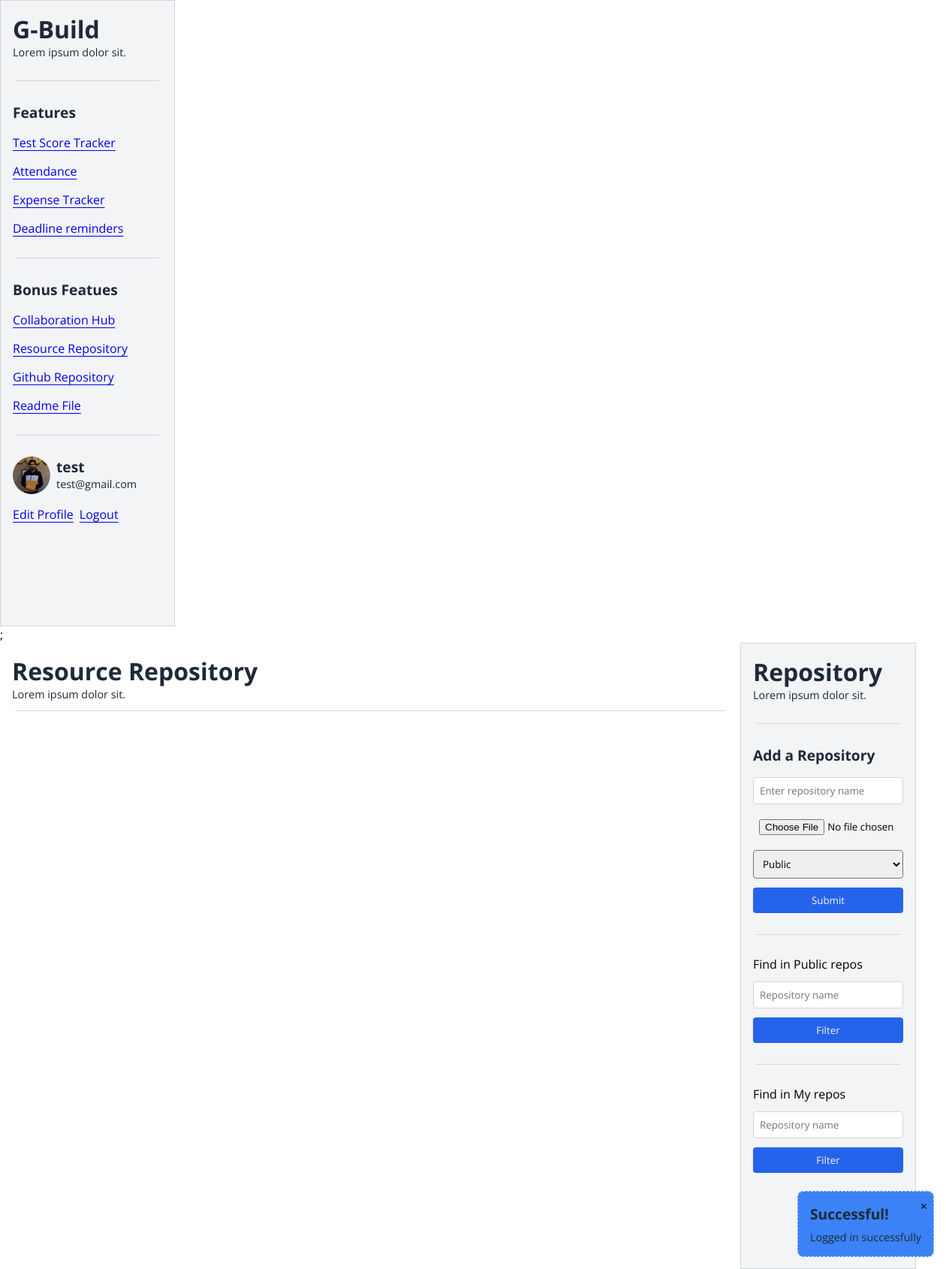
/index.php?page=Resource-repository (signed in), run on an earlier commit of the app's database.
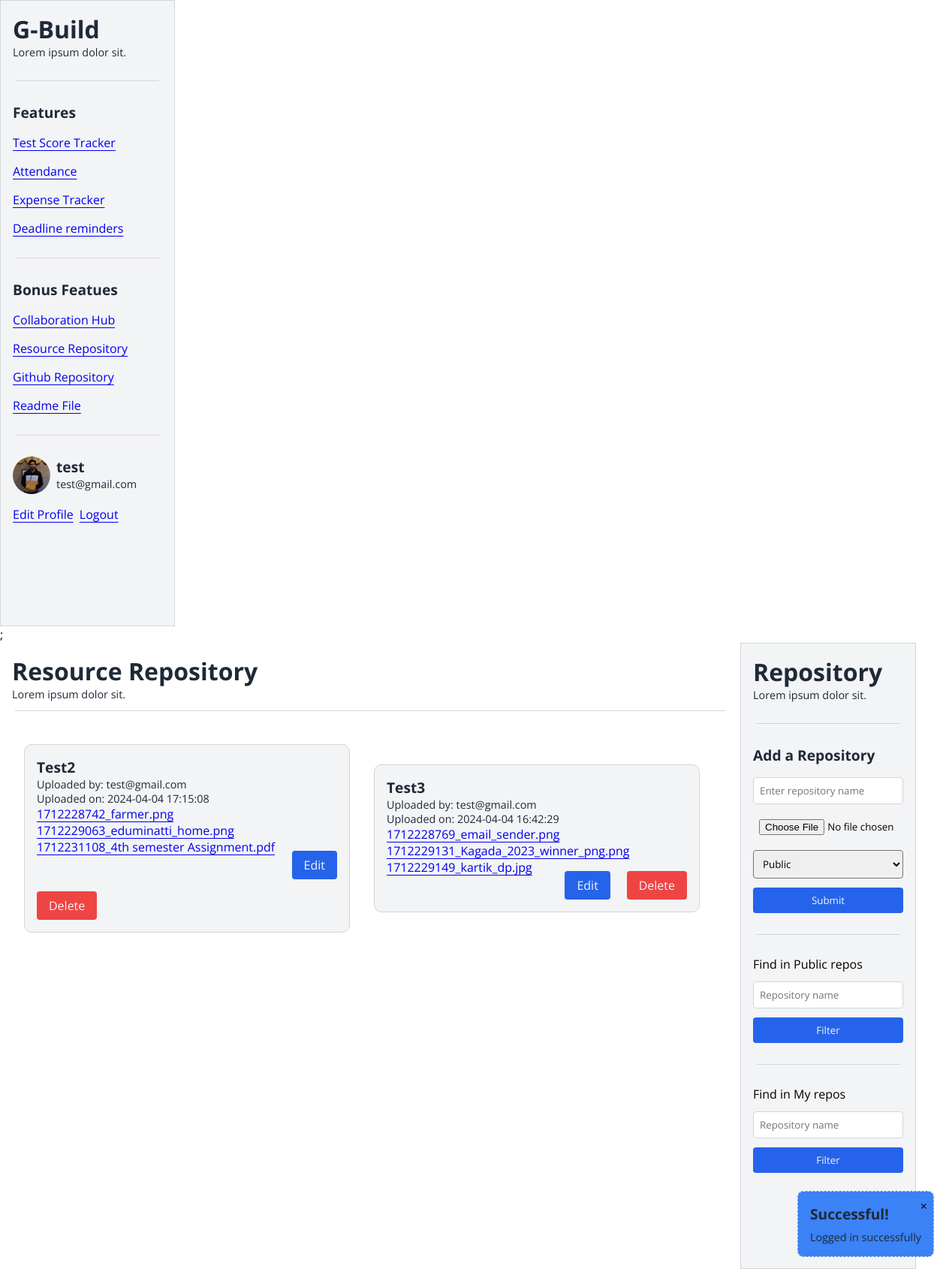
And on a later commit of the database.
### tables this page shows
CREATE TABLE `repositories` (
  `email` varchar(256) DEFAULT NULL,
  `usn` varchar(256) DEFAULT NULL,
  `repo_name` varchar(256) DEFAULT NULL,
  `visibility` varchar(256) DEFAULT NULL,
  `file_path` text DEFAULT NULL,
  `updated_at` datetime DEFAULT current_timestamp() ON UPDATE current_timestamp(),
  `id` int(11) NOT NULL
);

### php/functions.php (called while the page is built, shortened)
<?php
$conn = mysqli_connect(server, host, password, db_name);
function getRepositories($email, $usn)
{
    global $conn;
    $stmt = $conn->prepare("SELECT * FROM repositories WHERE email = ? AND usn = ?");
    $stmt->bind_param("ss", $email, $usn);
    $stmt->execute();
    $result = $stmt->get_result();
    $repositories = $result->fetch_all(MYSQLI_ASSOC);
    return $repositories;
}

### pages/ResourceRepository.php (the view, shortened to what this page needs)
<?php
include("./php/functions.php");
if (isset($_SESSION['filteredRepositories'])) {
    $repositories = $_SESSION['filteredRepositories'];
    unset($_SESSION['filteredRepositories']);
} else {
    $repositories = getRepositories($_SESSION['user']['email'], $_SESSION['user']['usn']);
}
$editRepo = isset($_SESSION['editRepo']) ? $_SESSION['editRepo'] : null;
?>
<section class="dashboard__section">
    <div class="dashboard__section-left">
        <div>
            <h4>Resource Repository</h4>
            <p>Lorem ipsum dolor sit.</p>
        </div>
        <div class="separator"></div>
        <div class="flex items-center gap-4">
            <?php foreach ($repositories as $repository) : ?>
                <div class="card">
                    <h5><?= $repository['repo_name']; ?></h5>
                    <p>Uploaded by: <?= $repository['email']; ?></p>
                    <p>Uploaded on: <?= $repository['updated_at']; ?></p>
                    <div class="flex justify-between">
                        <?php
                        $filePaths = explode(',', $repository['file_path']);
                        foreach ($filePaths as $filePath) {
                            $fileName = basename($filePath);
                            echo '<a href="./php/getFile.php?path=' . $filePath . "&repo=" . $repository['repo_name'] . '">' . $fileName . '</a><br>';
                        }
                        ?>
                        <?php if ($_SESSION['user']['email'] == $repository['email'] && $_SESSION['user']['usn'] == $repository['usn']) : ?>
                            <a href="javascript:void(0);" onclick="editRepository(<?= $repository['id']; ?>);" class="primary__btn mt-4" style="text-decoration: none;">Edit</a>
                            <a href="./php/actions.php?deleteRepo=<?= $repository['id']; ?>" class="danger__btn mt-4" style="text-decoration: none;">Delete</a>
                        <?php endif; ?>
                    </div>
                </div>
            <?php endforeach; ?>
        </div>
    </div>
    <div>
        <aside style="max-width: 200px; width: 100%; display:flex; flex-direction:column; gap: 1rem; z-index:10; background-color:var(--primary); padding: 1rem; min-height:100vh; margin-right:30px" class="border">
            <div>
                <h4>Repository</h4>
                <p>Lorem ipsum dolor sit.</p>
            </div>
            <div class="separator"></div>
            <div>
                <h5><?php echo isset($editRepo) ? 'Update' : 'Add'; ?> a Repository</h5>
            </div>
            <div style="display: flex; flex-direction:column; gap: 1rem;">
                <form method="post" action="<?php echo isset($editRepo) ? './php/actions.php?updateRepo=' . $editRepo['id'] : './php/actions.php?addRepo'; ?>" enctype="multipart/form-data" style="display: flex; flex-direction:column; gap: .75rem;">
                    <input type="text" name="repo_name" placeholder="Enter repository name" class="border" required value="<?php echo isset($editRepo) ? $editRepo['repo_name'] : ''; ?>">
                    <input type="file" name="repo_file" <?php echo isset($editRepo) ? '' : 'required'; ?>>
                    <select name="visibility" required>
                        <option value="public" <?php echo (isset($editRepo) && $editRepo['visibility'] == 'public') ? 'selected' : ''; ?>>Public</option>
                    </select>
                    <button type="submit" class="primary__btn"><?php echo isset($editRepo) ? 'Update' : 'Submit'; ?></button>
                </form>
                <div class="separator"></div>
                <form method="post" action=<?= "./php/actions.php?filterRepo" ?> style="display: flex; flex-direction:column; gap: .75rem;">
                    <label for="repo_name">Find in Public repos</label>
                    <input name="repo_name" placeholder="Repository name" class="border">
                    <button class="primary__btn">Filter</button>
                </form>
                <div class="separator"></div>
                <form method="post" action=<?= "./php/actions.php?filterMyRepo" ?> style="display: flex; flex-direction:column; gap: .75rem;">
                    <label for="repo_name">Find in My repos</label>
                    <input name="repo_name" placeholder="Repository name" class="border">
                    <button class="primary__btn">Filter</button>
                </form>
            </div>
        </aside>
    </div>
</section>

### pages/Head.php (shortened to what this page needs)
<!DOCTYPE html>
<html lang="en">
<head>
    <link rel="stylesheet" href="./pages/globals.css">
</head>
<body>

### index.php (shortened to what this page needs)
<?php
include("./pages/Head.php");
if (isset($_SESSION['error']) || isset($_SESSION['success'])) {
    include("./pages/components/Alert.php");
}
if (isset($_GET['page'])) {
    if (isset($_SESSION['user'])) {
        include("./pages/Layout.php");
    }
} else {
    include("./pages/LandingPage.php");
}
include("./pages/components/HtmlFooter.php");

### pages/components/Alert.php (shortened to what this page needs)
<?php
$success = $_SESSION['success'] ? $_SESSION['success'] : null;
$error = $_SESSION['error'] ? $_SESSION['error'] : null;
?>
<div class="alert flex flex-col gap-2" id="alert">
    <div class="alert__close" id="alert-close">
        &times;
    </div>
    <?php if ($success !== null) : ?>
        <h5>Successful!</h5>
        <p><?= $success ?></p>
    <?php elseif ($error !== null) : ?>
        <h5>Something went wrong!</h5>
        <p><?= $error ?></p>
    <?php endif; ?>
</div>

### pages/Layout.php (shortened to what this page needs)
<div class="flex justify-between" style="width:100%">
    <div>
        <?php
        include("./pages/components/SideBar.php");
        ?>
    </div>
    <div>
        <?php
        $page = $_GET['page'];
        if ($page == "test-score-tracker") {
            include('./pages/TestScoreTracker.php');
        } else if ($page == "attendance-management") {
            include('./pages/AttendanceManagement.php');
        } else if ($page == "expense-tracker") {
            include('./pages/ExpenseTracker.php');
        } else if ($page == "editProfile") {
            include("./pages/EditProfilePage.php");
        } else if ($page == "deadline-reminders") {
            include("./pages/DeadlineReminders.php");
        } else if ($page == "collaboration-hub") {
            include("./pages/CollaborationHub.php");
        } else if ($page == "gig") {
            include("./pages/GigPage.php");
        } else if ($page == "Resource-repository") {
            include("./pages/ResourceRepository.php");
        } else {
            include("./pages/DashboardPage.php");
        }
        ?>
    </div>
</div>

### pages/components/SideBar.php (shortened to what this page needs)
<aside style="max-width: 200px; width: 100%; display:flex; flex-direction:column; gap: 1rem; z-index:10; background-color:var(--primary); padding: 1rem; min-height:100vh;" class="border">
  <div>
    <h4>G-Build</h4>
    <p>Lorem ipsum dolor sit.</p>
  </div>
  <div class="separator"></div>
  <h5>Features</h5>
  <div style="display: flex; flex-direction:column; gap: 1rem;">
    <a href="?page=test-score-tracker">Test Score Tracker</a>
    <a href="?page=attendance-management">Attendance</a>
    <a href="?page=expense-tracker">Expense Tracker</a>
    <a href="?page=deadline-reminders">Deadline reminders</a>
  </div>
  <div class="separator"></div>
  <h5>Bonus Featues</h5>
  <div style="display: flex; flex-direction:column; gap: 1rem;">
    <a href="?page=collaboration-hub">Collaboration Hub</a>
    <a href="?page=Resource-repository">Resource Repository</a>
    <a href="https://github.com/hi-kartik2004/g-build" target="_blank">Github Repository</a>
    <a href="https://github.com/hi-kartik2004/g-build" target="_blank">Readme File</a>
  </div>
  <div class="separator"></div>
  <div style="display: flex; flex-direction:column; gap: 1rem;">
    <div class="flex gap-2">
      <img style="width: 50px; height:50px; border-radius:50%" src=<?= $_SESSION['user']['profile_pic'] ?> alt="user_profile_pictures" />
      <div>
        <h5><?= $_SESSION['user']['name'] ?></h5>
        <p><?= $_SESSION['user']['email'] ?></p>
      </div>
    </div>
    <div class="flex gap-2">
      <a href="?page=editProfile">Edit Profile</a>
      <a href="./php/actions.php?logout">Logout</a>
    </div>
  </div>
</aside>;

### pages/components/HtmlFooter.php
</body>
</html>

### pages/globals.css (style rules this page uses)
* { padding: 0rem; margin: 0rem; font-family: "Open Sans", sans-serif; }
:root { --primary: #f3f4f6; --border: #d1d5db; --secondary: #1f2937; --accent: #2563eb; --danger: #ef4444; --success: #10b981; --warning: #f59e0b; --info: #3b82f6; }
.flex { display: flex; flex-wrap: wrap; }
.justify-between { justify-content: space-between; }
.items-center { align-items: center; }
.flex { display: flex; }
.flex-col { flex-direction: column; }
p { font-size: 0.9rem; color: var(--secondary); }
h1, h2, h3, h4, h5, h6 { padding: 0px; margin: 0px; background-color: transparent; }
h4 { font-size: 2rem; color: var(--secondary); }
h5 { font-size: 1.2rem; color: var(--secondary); }
a { text-underline-offset: 0.25rem; }
input, select, textarea { padding: 0.5rem; border-radius: 0.25rem; }
.border { border: 1px solid var(--border); }
.gap-2 { gap: 0.5rem; }
.mt-4 { margin-top: 1rem; }
.primary__btn { background-color: var(--accent); color: var(--primary); padding: 0.5rem 1rem; border: 1px solid var(--border); border-radius: 0.25rem; border: none; cursor: pointer; }
.danger__btn { background-color: var(--danger); color: var(--primary); padding: 0.5rem 1rem; border: 1px solid var(--border); border-radius: 0.25rem; border: none; cursor: pointer; }
.separator { content: " "; max-width: 100%; height: 1px; border-radius: 10px; color: var(--border); background-color: var(--border); margin: 0.75rem 0.25rem; }
.card { max-width: 400px; width: 100%; margin: 2rem 1rem; padding: 1rem 1rem; border-radius: 10px; background-color: var(--primary); border: 1px solid var(--border); }
.alert { padding: 1rem; border-radius: 0.5rem; position: fixed; bottom: 1rem; right: 1rem; max-width: 350px; border: 1px dashed var(--border); z-index: 100; background-color: var(--info); }
.alert__close { position: absolute; top: 0.5rem; right: 0.5rem; cursor: pointer; margin-left: 0.5rem; }
.dashboard__section { display: flex; max-width: 1250px; min-width: 1250px; width: 100%; justify-content: space-between; }
.dashboard__section-left { padding: 1rem 1rem; width: 100%; height: 100vh; overflow: auto; }

What changed in the data, as far as the page shows it:
added repositories: repo_name "Test2", email "test@gmail.com", updated_at "2024-04-04 17:15:08", file_path "1712228742_farmer.png", file_path "1712229063_eduminatti_home.png", file_path "1712231108_4th semester Assignment.pdf"
added repositories: repo_name "Test3", email "test@gmail.com", updated_at "2024-04-04 16:42:29", file_path "1712228769_email_sender.png", file_path "1712229131_Kagada_2023_winner_png.png", file_path "1712229149_kartik_dp.jpg"
